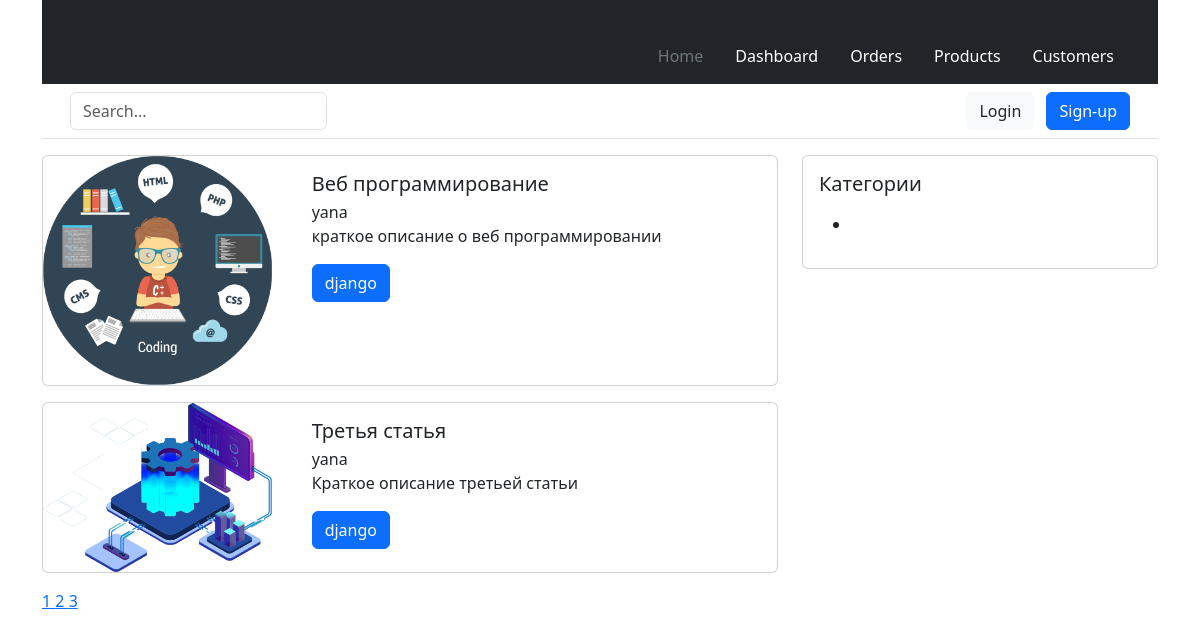
Screenshot of /?page=2 with the database file from the repository.
### blog/models.py (models this page shows, shortened)
class Article(models.Model):
    class ArticleManager(models.Manager):
        """
        Кастомный менеджер для модели статей
        """
    STATUS_OPTIONS = (
        ('published', 'Опубликовано'),
        ('draft', 'Черновик')
    )
    title = models.CharField(verbose_name='Заголовок', max_length=255)
    slug = models.SlugField(verbose_name='URL', max_length=255, blank=True, unique=True)
    category = TreeForeignKey('Category', on_delete=models.PROTECT, related_name='articles', verbose_name='Категория')
    short_description = models.TextField(verbose_name='Краткое описание', max_length=500)
    full_description = models.TextField(verbose_name='Полное описание')
    thumbnail = models.ImageField(
        verbose_name='Превью поста',
        blank=True,
        upload_to='images/thumbnails/%Y/%m/%d/',
        validators=[FileExtensionValidator(allowed_extensions=('png', 'jpg', 'webp', 'jpeg', 'gif'))]
    )
    status = models.CharField(choices=STATUS_OPTIONS, default='published', verbose_name='Статус поста', max_length=10)
    time_create = models.DateTimeField(auto_now_add=True, verbose_name='Время добавления')
    time_update = models.DateTimeField(auto_now=True, verbose_name='Время обновления')
    author = models.ForeignKey(to=User, verbose_name='Автор', on_delete=models.SET_DEFAULT, related_name='author_posts', default=1)
    updater = models.ForeignKey(to=User, verbose_name='Обновил', on_delete=models.SET_NULL, null=True, related_name='updater_posts', blank=True)
    fixed = models.BooleanField(verbose_name='Зафиксировано', default=False)
    class Meta:
        db_table = 'app_articles'
        ordering = ['-fixed', '-time_create']
        indexes = [models.Index(fields=['-fixed', '-time_create', 'status'])]
        verbose_name = 'Статья'
        verbose_name_plural = 'Статьи'
    custom = ArticleManager()

class Category(MPTTModel):
    title = models.CharField(max_length=255, verbose_name='Название категории')
    slug = models.SlugField(max_length=255, verbose_name='URL категории', blank=True)
    description = models.TextField(verbose_name='Описание категории', max_length=300)
    parent = TreeForeignKey(
        'self',
        on_delete=models.CASCADE,
        null=True,
        blank=True,
        db_index=True,
        related_name='children',
        verbose_name='Родительская категория'
    )
    class MPTTMeta:
        order_insertion_by = ('title',)
    class Meta:
        verbose_name = 'Категория'
        verbose_name_plural = 'Категории'
        db_table = 'app_categories'

### blog/views.py (the view)
# urls.py: path('', ArticleListView.as_view(), name='home'),
class ArticleListView(ListView):
    model = Article
    template_name = 'blog/articles_list.html'
    context_object_name = 'articles'
    paginate_by = 2
    queryset = Article.custom.all()
    def get_context_data(self, **kwargs):
        context = super().get_context_data(**kwargs)
        context['title'] = 'Главная страница'
        return context

### blog/templates/blog/articles_list.html
{% extends 'main.html' %}
{% block content %}
    {% for article in articles %}
    <div class="card mb-3">
        <div class="row">
            <div class="col-4">
                <img src="{{ article.thumbnail.url }}" class="card-img-top" alt="{{ article.title }}">
            </div>
            <div class="col-8">
                <div class="card-body">
                    <h5 class="card-title">{{ article.title }}</h5>
                    <div class="card-subtitle">{{ article.author.username }}</div>
                    <p class="card-text">{{ article.short_description }}</p>
                    <a href="{% url 'articles_by_category' article.category.slug %}" class="btn btn-primary">{{ article.category.title }}</a>
                  </div>
                </div>
            </div>
      </div>
    {% endfor %}
{% endblock %}

### rows the page displays
Article: thumbnail (picture), title "Веб программирование", author.username "yana", short_description "краткое описание о веб программировании", category "django"
Article: thumbnail (picture), title "Третья статья", author.username "yana", short_description "Краткое описание третьей статьи", category "django"

### other values shown
{{ page_number }} "1" "2" "3"
